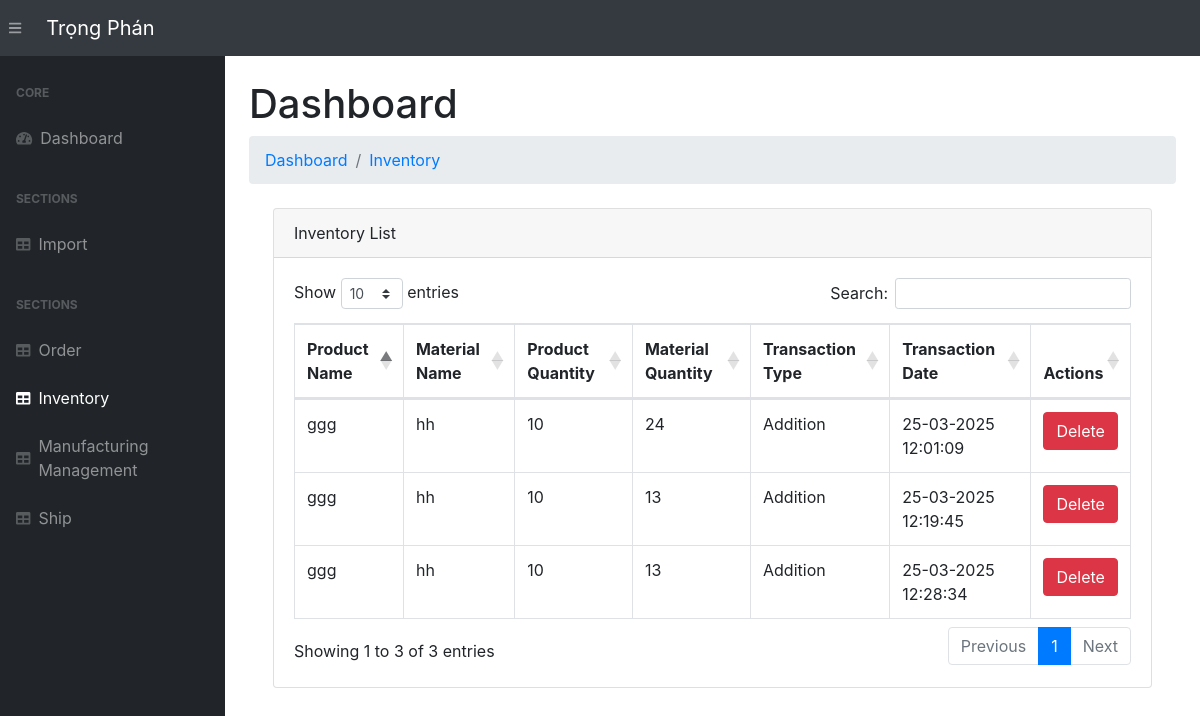
Screenshot of /inventory/ with the database file from the repository.
### app.py (models this page shows, shortened)
class Inventory(db.Model):
    __tablename__ = 'inventory'
    stockTran_id = db.Column(db.Integer, primary_key=True)  # Unique ID for the inventory record
    product_name = db.Column(db.String(255), nullable=False)  # Name of the product
    quantity = db.Column(db.Integer, nullable=False, default=0)  # Quantity of the product in stock
    transaction_type = db.Column(db.String(50), nullable=False)  # "Addition" or "Removal"
    transaction_date = db.Column(db.DateTime, default=datetime.utcnow)  # Date of transaction
    import_id = db.Column(db.Integer, db.ForeignKey('imports.import_id'), nullable=False)  # Foreign Key to Import (raw material)
    import_data = db.relationship('Import', backref='inventory_records', lazy=True)

class Import(db.Model):
    __tablename__ = 'imports'
    import_id = db.Column(db.Integer, primary_key=True)
    material_name = db.Column(db.String(255), nullable=False)
    material_description = db.Column(db.String(255))
    quantity_in_stock = db.Column(db.Integer, default=0)
    reorder_level = db.Column(db.Integer, default=10)
    sup_name = db.Column(db.String(255), nullable=False)
    sup_contact_info = db.Column(db.String(255), nullable=False)
    sup_address = db.Column(db.String(255), nullable=False)

### app.py (the view)
@app.route('/inventory/')
def view_inventory():
    inventory = Inventory.query.all()
    imports = Import.query.all()
    return render_template("inventory.html", inventory=inventory, imports=imports)

### templates/inventory.html (shortened to what this page needs)
{% extends 'base.html' %}
{% block content %}
<main>
    <div class="container-fluid">
        <h1 class="mt-4">Dashboard</h1>
        <ol class="breadcrumb mb-4">
            <li class="breadcrumb-item"><a href="/">Dashboard</a></li>
            <li class="breadcrumb-item"><a href="/inventory/">Inventory</a></li>
        </ol>
        <div class="container-fluid">
            <div class="card mb-4">
                <div class="card-header">Inventory List</div>
                <div class="card-body">
                    <table class="table table-bordered" id="dataTable" width="100%" cellspacing="0">
                        <thead>
                            <tr>
                                <th>Product Name</th>
                                <th>Material Name</th>
                                <th>Product Quantity</th>
                                <th>Material Quantity</th>
                                <th>Transaction Type</th>
                                <th>Transaction Date</th>
                                <th>Actions</th>
                            </tr>
                        </thead>
                        <tbody>
                            {% for item in inventory %}
                                <tr>
                                    <td>{{ item.product_name }}</td>
                                    <td>{{ item.import_data.material_name }}</td>
                                    <td>{{ item.quantity }}</td>
                                    <td>{{item.import_data.quantity_in_stock}}</td>
                                    <td>{{ item.transaction_type }}</td>
                                    <td>{{ item.transaction_date.strftime('%d-%m-%Y %H:%M:%S') }}</td>
                                    <td>
                                        <form action="{{ url_for('delete_inventory', inventory_id=item.stockTran_id) }}" method="POST" style="display:inline;">
                                            <button type="submit" class="btn btn-danger" onclick="return confirm('Are you sure you want to delete this inventory item?')">Delete</button>
                                        </form>
                                    </td>
                                </tr>
                            {% endfor %}
                        </tbody>
                    </table>
                </div>
            </div>
        </div>
    </div>
</main>
{% endblock %}

### templates/base.html (shortened to what this page needs)
<!DOCTYPE html>
<html lang="en">
<head>
    <link rel="stylesheet" href="{{ url_for('static', filename='css/bootstrap/styles.css')}}">
    <link href="https://cdn.datatables.net/1.10.20/css/dataTables.bootstrap4.min.css" rel="stylesheet" />
</head>
<body class="sb-nav-fixed">
    <nav class="sb-topnav navbar navbar-expand navbar-dark bg-dark">
        <button class="btn btn-link btn-sm order-1 order-lg-0" id="sidebarToggle" href="#"><i class="fas fa-bars"></i></button>
        <a class="navbar-brand" href="/">Trọng Phán</a>
    </nav>
    <div id="layoutSidenav">
        <div id="layoutSidenav_nav">
            <nav class="sb-sidenav accordion sb-sidenav-dark" id="sidenavAccordion">
                <div class="sb-sidenav-menu">
                    <div class="nav">
                        <div class="sb-sidenav-menu-heading">Core</div>
                        <a class="nav-link" href="/">
                            <div class="sb-nav-link-icon"><i class="fas fa-tachometer-alt"></i></div>
                            Dashboard
                        </a>
                        <div class="sb-sidenav-menu-heading">Sections</div>
                        <a class="nav-link" href="/import/">
                            <div class="sb-nav-link-icon"><i class="fas fa-table"></i></div>
                            Import
                        </a>
                        <div class="sb-sidenav-menu-heading">Sections</div>
                        <a class="nav-link" href="/order/">
                            <div class="sb-nav-link-icon"><i class="fas fa-table"></i></div>
                            Order
                        </a>
                        <a class="nav-link" href="/inventory/">
                            <div class="sb-nav-link-icon"><i class="fas fa-table"></i></div>
                            Inventory
                        </a>
                        <a class="nav-link" href="/manufacturing-management/">
                            <div class="sb-nav-link-icon"><i class="fas fa-table"></i></div>
                            Manufacturing Management
                        </a>
                        <a class="nav-link" href="/shipping/">
                            <div class="sb-nav-link-icon"><i class="fas fa-table"></i></div>
                            Ship
                        </a>
                    </div>
                </div>
            </nav>
        </div>
        <div id="layoutSidenav_content">
            {% block content %}{% endblock %}
        </div>
    </div>
</body>
</html>

### rows the page displays
Inventory: product_name "ggg", import_data.material_name "hh", quantity "10", import_data.quantity_in_stock "24", transaction_type "Addition", transaction_date "25-03-2025 12:01:09"
Inventory: product_name "ggg", import_data.material_name "hh", quantity "10", import_data.quantity_in_stock "13", transaction_type "Addition", transaction_date "25-03-2025 12:19:45"
Inventory: product_name "ggg", import_data.material_name "hh", quantity "10", import_data.quantity_in_stock "13", transaction_type "Addition", transaction_date "25-03-2025 12:28:34"
